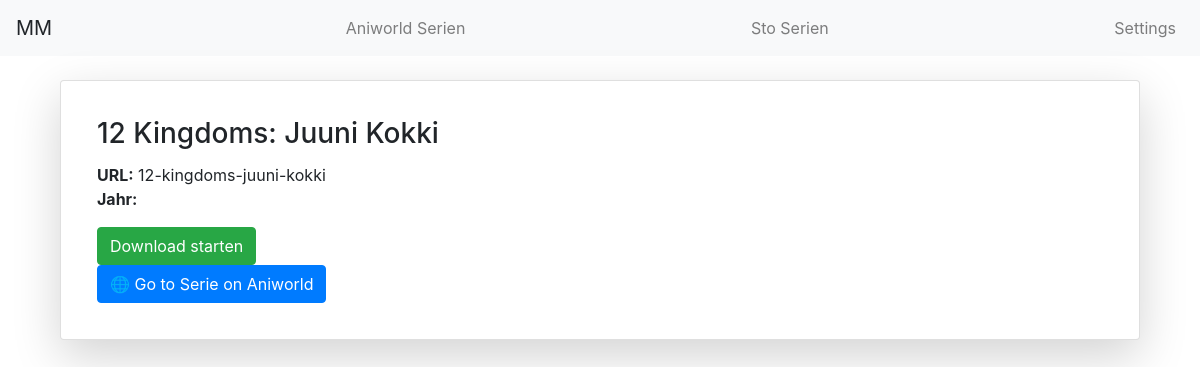
Page /einzelne_serie_ani/12-kingdoms-juuni-kokki on the committed database.
### tables this page shows
CREATE TABLE anime_namen (
            id INTEGER PRIMARY KEY AUTOINCREMENT,
            such_url TEXT NOT NULL,
            real_name TEXT
        );

### app.py (the view)
@app.route('/einzelne_serie_ani/<string:such_url_ani>')
def einzelne_serie_ani(such_url_ani):
    db = DBManager(db_file)
    post = db.get_serie_information(such_url=such_url_ani,table_name=table_names[0])
    db.close()
    return render_template('einzelne_serie_ani.html', post=post)

### db_manager.py (called while the page is built)
    def _connect(self):
        self.conn = sqlite3.connect(self.db_file)

    def close(self):
        if self.conn:
            self.conn.commit()
            self.conn.close()
            self.conn = None

    def execute(self, sql: str, params: tuple = ()):
        if self.conn is None:
            raise RuntimeError("DB nicht verbunden")
        cur = self.conn.cursor()
        cur.execute(sql, params)
        self.conn.commit()
        return cur

    def get_serie_information(self,such_url:str,table_name:str):
        sql = f"""
        SELECT * FROM {table_name} WHERE such_url = ?
        """
        cur = self.execute(sql,(such_url,))
        return cur.fetchone()

### templates/einzelne_serie_ani.html (shortened to what this page needs)
{% extends 'base.html' %} {% block content %}
<div class="container mt-4">
  <div class="card shadow-lg p-3 mb-5 bg-body rounded">
    <div class="row g-0">
      <div class="col-md-8">
        <div class="card-body">
          <h3 class="card-title">{{ post[2] }}</h3>
          <p class="card-text">
            <strong>URL:</strong> {{ post[1] }} <br />
            <strong>Jahr:</strong>  <br />
          </p>
          <div class="mt-3">
            <form id="myForm">
              <button type="submit" class="btn btn-success me-2">
                Download starten
              </button>
            </form>
            <a
              href="https://aniworld.to/anime/stream/{{ post[1] }}"
              target="_blank"
              class="btn btn-primary"
            >
              🌐 Go to Serie on Aniworld
            </a>
          </div>
        </div>
      </div>
      <div
        class="col-md-4 d-flex align-items-center justify-content-center p-2"
      >
      </div>
    </div>
  </div>
</div>
{% endblock %}

### rows in the picture
anime_namen: real_name "12 Kingdoms: Juuni Kokki", such_url "12-kingdoms-juuni-kokki"
